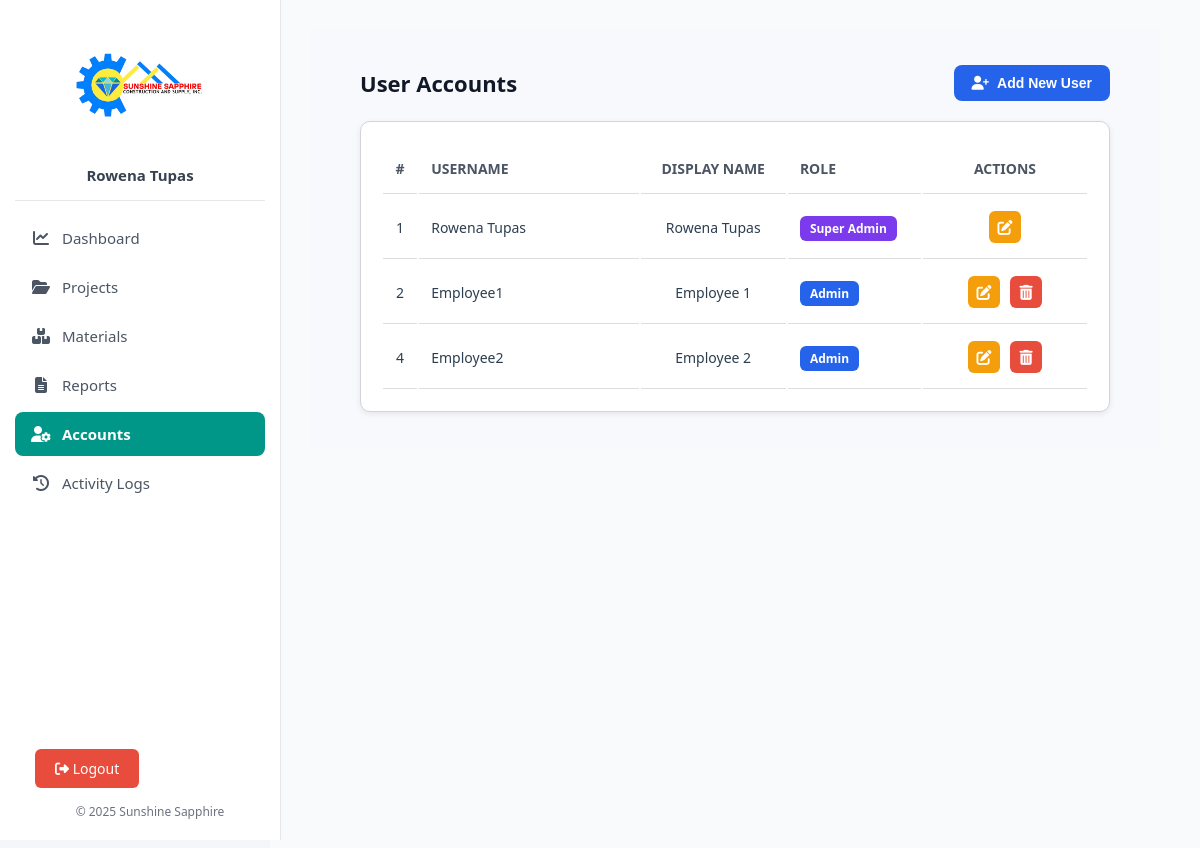
Before: /auth/accounts.php (signed in) with the older database file.
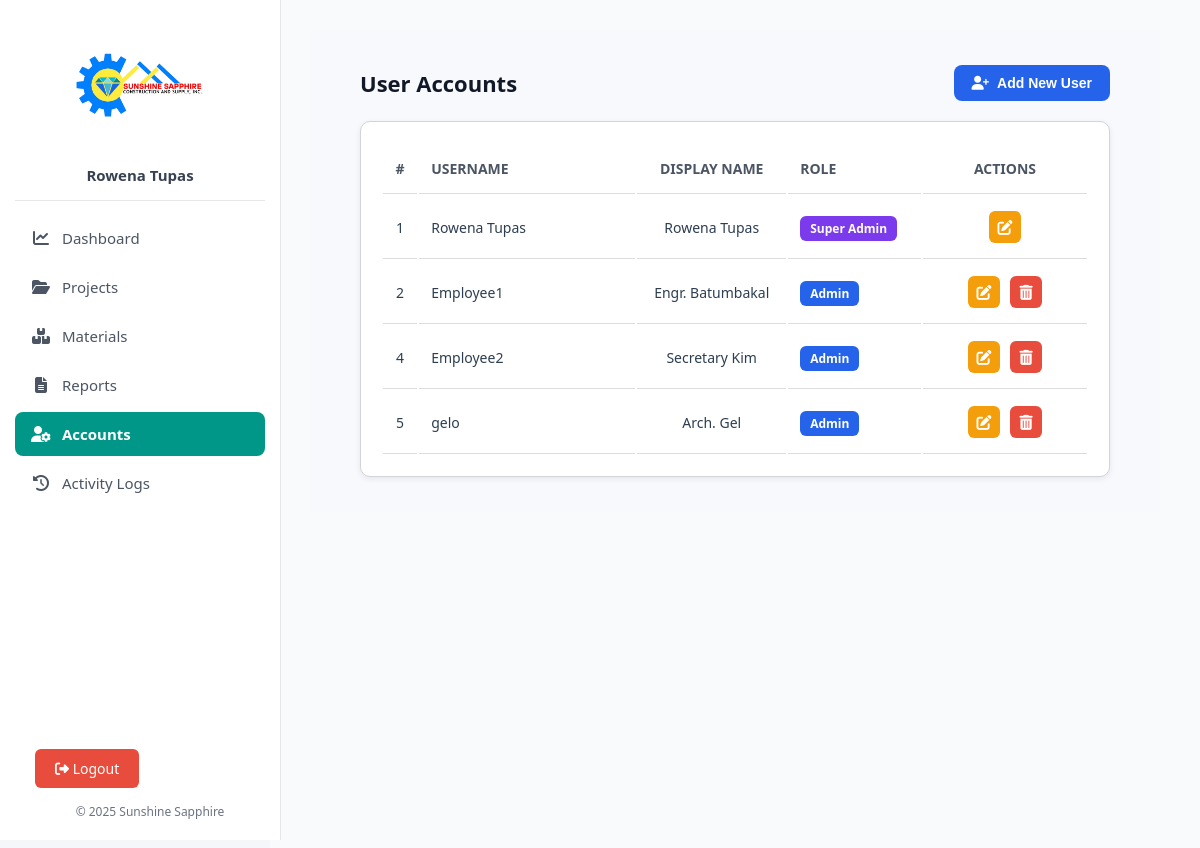
After: the same page with the newer database file.
### tables this page shows
CREATE TABLE `users` (
  `id` int(11) NOT NULL AUTO_INCREMENT,
  `username` varchar(50) NOT NULL,
  `display_name` varchar(100) DEFAULT NULL,
  `password` varchar(255) NOT NULL,
  `role` enum('super_admin','admin') NOT NULL DEFAULT 'admin',
  `created_at` timestamp NOT NULL DEFAULT current_timestamp(),
  `updated_at` timestamp NOT NULL DEFAULT current_timestamp() ON UPDATE current_timestamp(),
  `status` enum('active','disabled') DEFAULT 'active',
  PRIMARY KEY (`id`),
  UNIQUE KEY `username` (`username`)
);

### includes/functions.php (called while the page is built, shortened)
<?php
function is_admin(): bool {
    return isset($_SESSION['user_role']) && in_array($_SESSION['user_role'], ['admin', 'super_admin']);
}
function is_super_admin(): bool {
    return isset($_SESSION['user_role']) && $_SESSION['user_role'] === 'super_admin';
}

### auth/accounts.php (the view, shortened to what this page needs)
<?php
require_once '../includes/functions.php';
include '../includes/header.php';
function get_role_class($role) {
    if ($role === 'super_admin') return 'role-super-admin';
    return 'role-admin';
}
if (is_super_admin()) {
    $users = $conn->query("SELECT * FROM users ORDER BY id ASC");
} else {
    $current_user_id = $_SESSION['user_id'];
    $stmt = $conn->prepare("SELECT * FROM users WHERE id = ?");
    $stmt->bind_param("i", $current_user_id);
    $stmt->execute();
    $users = $stmt->get_result();
}
?>
<div class="content-wrapper">
  <div class="content-container">
    <div class="page-header">
      <h2><?= is_super_admin() ? 'User Accounts' : 'My Account' ?></h2>
      <?php if (is_super_admin()): ?>
      <button class="btn-add" onclick="toggleAddOverlay(true)">
        <i class="fa-solid fa-user-plus"></i> Add New User
      </button>
      <?php endif; ?>
    </div>
    <div class="card">
      <div class="table-responsive">
        <table class="data-table" id="usersTable">
          <thead>
            <tr>
              <th style="width: 5%">#</th>
              <th style="width: 25%">Username</th>
              <th style="width: 25%">Display Name</th>
              <th style="width: 20%">Role</th>
              <th style="width: 15%; text-align: right;">Actions</th>
            </tr>
          </thead>
          <tbody>
            <?php
            if ($users && $users->num_rows > 0):
              while ($row = $users->fetch_assoc()):
            ?>
              <tr data-id="<?= $row['id']; ?>">
                <td><?= htmlspecialchars($row['id']); ?></td>
                <td><?= htmlspecialchars($row['username']); ?></td>
                <td><?= htmlspecialchars($row['display_name'] ?? $row['username']); ?></td>
                <td>
                  <span class="role-badge <?= get_role_class($row['role']); ?>">
                    <?= $row['role'] === 'super_admin' ? 'Super Admin' : 'Admin'; ?>
                  </span>
                </td>
                <td class="actions">
                  <button class="btn-icon btn-edit edit-btn" data-id="<?= $row['id']; ?>" title="Edit">
                    <i class="fas fa-edit"></i>
                  </button>
                  <?php if (is_super_admin() && $row['id'] != 1): ?>
                  <button class="btn-icon btn-delete delete-btn" data-id="<?= $row['id']; ?>" title="Delete">
                    <i class="fas fa-trash-alt"></i>
                  </button>
                  <?php endif; ?>
                </td>
              </tr>
            <?php endwhile; else: ?>
              <tr><td colspan="5" class="empty">No users found.</td></tr>
            <?php endif; ?>
          </tbody>
        </table>
      </div>
    </div>
  </div>
</div>
<?php include '../includes/footer.php'; ?>

### includes/header.php (shortened to what this page needs)
<?php
require_once __DIR__ . '/functions.php';
$basePath = (basename(dirname($_SERVER['PHP_SELF'])) === 'capstone') ? '' : '../';
?>
<!DOCTYPE html>
<html lang="en">
<head>
    <link href="https://cdnjs.cloudflare.com/ajax/libs/font-awesome/6.5.0/css/all.min.css" rel="stylesheet">
</head>
<body>
<div class="sidebar">
    <div class="sidebar-top">
        <a href="<?= $basePath ?>dashboard.php" class="logo-container">
            <img src="<?= $basePath ?>assets/images/Sunshine_Sapphire_Construction_and_Supply_Logo.png" alt="Sunshine Sapphire Logo">
        </a>
        <div class="user-info"><?= htmlspecialchars($_SESSION['display_name'] ?? $_SESSION['username'] ?? 'User') ?></div>
        <div class="sidebar-divider"></div>
        <div class="sidebar-links">
            <a href="<?= $basePath ?>dashboard.php" class="<?= basename($_SERVER['PHP_SELF']) === 'dashboard.php' ? 'active' : '' ?>">
                <i class="fa-solid fa-chart-line"></i> Dashboard
            </a>
            <a href="<?= $basePath ?>uploads/projects.php" class="<?= basename($_SERVER['PHP_SELF']) === 'projects.php' ? 'active' : '' ?>">
                <i class="fa-solid fa-folder-open"></i> Projects
            </a>
            <a href="<?= $basePath ?>materials/materials.php" class="<?= basename($_SERVER['PHP_SELF']) === 'materials.php' ? 'active' : '' ?>">
                <i class="fa-solid fa-boxes-stacked"></i> Materials
            </a>
            <a href="<?= $basePath ?>reports/reports.php" class="<?= basename($_SERVER['PHP_SELF']) === 'reports.php' ? 'active' : '' ?>">
                <i class="fa-solid fa-file-lines"></i> Reports
            </a>
            <?php if (is_admin()): ?>
            <a href="<?= $basePath ?>auth/accounts.php" class="<?= basename($_SERVER['PHP_SELF']) === 'accounts.php' ? 'active' : '' ?>">
                <i class="fa-solid fa-user-gear"></i> Accounts
            </a>
            <?php endif; ?>
            <?php if (is_super_admin()): ?>
            <a href="<?= $basePath ?>auth/activity_logs.php" class="<?= basename($_SERVER['PHP_SELF']) === 'activity_logs.php' ? 'active' : '' ?>">
                <i class="fa-solid fa-clock-rotate-left"></i> Activity Logs
            </a>
            <?php endif; ?>
        </div>
    </div>
    <div class="sidebar-bottom">
        <a href="<?= $basePath ?>auth/logout.php" class="logout-btn">
            <i class="fa-solid fa-right-from-bracket"></i> Logout
        </a>
        <footer>© <?= date('Y') ?> Sunshine Sapphire</footer>
    </div>
</div>
<div class="main-content">

### includes/footer.php (shortened to what this page needs)
        </div>
</body>
</html>

### includes/header.php (style rules this page uses)
body { margin: 0; font-family: "Segoe UI", sans-serif; background-color: #f4f6f9; color: #2c3e50; }
.sidebar { position: fixed; left: 0; top: 0; width: 250px; height: 100vh; background-color: #ffffff; color: #2c3e50; padding: 20px 15px; display: flex; flex-direction: column; justify-content: space-between; border-right: 1px solid #e5e7eb; }
.sidebar-top { text-align: center; }
.logo-container { display: block; text-align: center; margin-bottom: 10px; }
.logo-container img { width: 130px; height: auto; }
.user-info { color: #374151; font-weight: 600; font-size: 15px; margin-top: 8px; }
.sidebar-divider { height: 1px; background-color: #e5e7eb; margin: 15px 0; }
.sidebar-links { flex-grow: 1; }
.sidebar-links a { display: flex; align-items: center; gap: 10px; padding: 12px 15px; color: #4b5563; text-decoration: none; border-radius: 8px; margin-bottom: 5px; font-size: 15px; transition: background 0.3s, color 0.3s; }
.sidebar-links a.active { background-color: #009688; color: #ffffff; font-weight: 600; }
.sidebar-links i { width: 22px; text-align: center; font-size: 16px; }
.sidebar-bottom { text-align: left; margin-top: auto; padding-left: 20px; }
.logout-btn { display: inline-block; background-color: #e74c3c; color: #fff; padding: 10px 20px; border-radius: 6px; font-size: 14px; border: none; text-decoration: none; transition: background 0.3s; }
.main-content { margin-left: 270px; padding: 30px 40px; background-color: #f8fafc; min-height: 100vh; }
footer { text-align: center; font-size: 12px; color: #6b7280; padding-top: 15px; }

### auth/accounts.php (style rules this page uses)
:root { --brand-blue: #2563eb; --brand-blue-dark: #1d4ed8; --color-ok: #22c55e; --color-warn: #f59e0b; --color-danger: #e74c3c; --color-ink: #111827; --color-gray: #6b7280; --color-light: #f8f9fc; --color-white: #ffffff; --border-color: #d1d5db; }
.content-wrapper { padding: 10px; background: var(--color-light); }
.content-container { padding: 25px 40px; }
.page-header { display: flex; justify-content: space-between; align-items: center; margin-bottom: 20px; }
.page-header h2 { color: var(--color-ink); font-size: 22px; font-weight: 700; margin: 0; }
.card { background-color: var(--color-white); border-radius: 10px; box-shadow: 0 2px 6px rgba(0, 0, 0, 0.08); padding: 20px; border: 1px solid var(--border-color); }
.data-table th, .data-table td { padding: 15px 12px; border-bottom: 1px solid #ddd; font-size: 14px; text-align: left; }
.data-table th { font-weight: 700; text-transform: uppercase; color: #4b5563; text-align: left; }
.data-table th:nth-child(1), .data-table td:nth-child(1) { width: 5%; text-align: center; }
.data-table th:nth-child(2), .data-table td:nth-child(2) { width: 40%; text-align: left; }
.data-table th:nth-child(3), .data-table td:nth-child(3) { width: 25%; text-align: center; }
.data-table th:nth-child(4) { width: 20%; }
.data-table th:last-child { width: 140px; text-align: center !important; vertical-align: middle !important; padding: 15px 12px !important; }
.data-table td.actions { width: 140px; vertical-align: middle !important; padding: 15px 12px !important; display: flex; justify-content: center; align-items: center; gap: 10px; }
.btn-icon { width: 32px; height: 32px; display: inline-flex; justify-content: center; align-items: center; border: none; border-radius: 6px; cursor: pointer; font-size: 15px; transition: all 0.2s ease; }
.btn-edit { background-color: #f59e0b; color: #fff; }
.btn-delete { background-color: #e74c3c; color: #fff; }
.btn-add { background-color: var(--brand-blue); color: var(--color-white); padding: 10px 18px; border-radius: 8px; font-weight: 600; font-size: 14px; display: inline-flex; align-items: center; gap: 8px; border: none; cursor: pointer; transition: background-color 0.2s; }
.role-badge { background-color: #2563eb; color: #fff; padding: 4px 10px; border-radius: 6px; font-size: 12px; font-weight: 600; white-space: nowrap; }
.role-super-admin { background-color: #7c3aed; color: var(--color-white); }
.role-admin { background-color: var(--brand-blue); color: var(--color-white); }

Changed rows visible on the page:
changed users "Employee1": display_name "Employee 1" → "Engr. Batumbakal"
changed users "Employee2": display_name "Employee 2" → "Secretary Kim"
added users: id "5", username "gelo", display_name "Arch. Gel", role "Admin"
